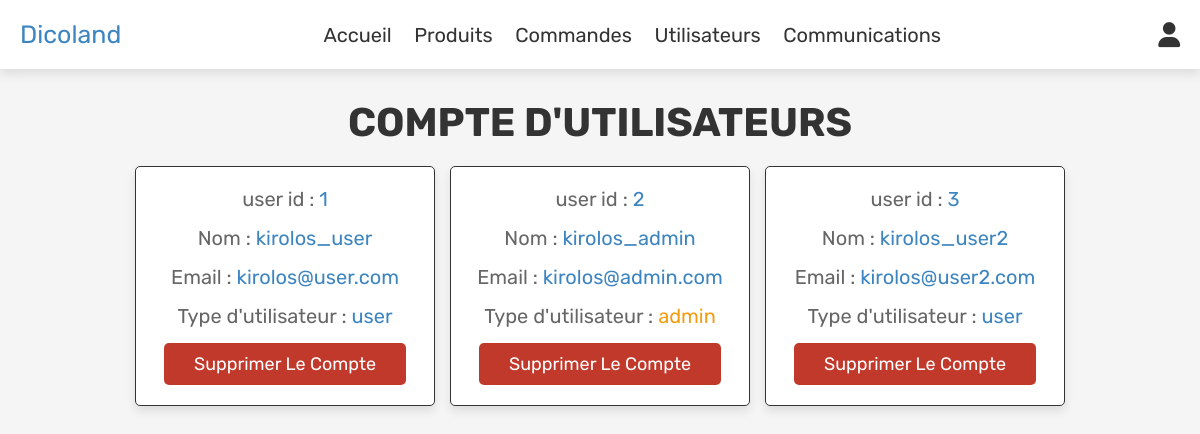
Screenshot of /admin_users.php (signed in) with the database file from the repository.
### tables this page shows
CREATE TABLE `users` (
  `id` int(100) NOT NULL,
  `name` varchar(100) NOT NULL,
  `email` varchar(100) NOT NULL,
  `password` varchar(100) NOT NULL,
  `user_type` varchar(20) NOT NULL DEFAULT 'user'
);

### admin_users.php (the view, shortened to what this page needs)
<?php
include 'config.php';
?>
<!DOCTYPE html>
<html lang="en">
<head>
   <link rel="stylesheet" href="https://cdnjs.cloudflare.com/ajax/libs/font-awesome/6.0.0/css/all.min.css">
   <link rel="stylesheet" href="css/admin_style.css">
</head>
<body>
<?php include 'admin_header.php'; ?>
<section class="users">
   <h1 class="title"> compte d'utilisateurs</h1>
   <div class="box-container">
      <?php
         $select_users = mysqli_query($conn, "SELECT * FROM `users`") or die('query failed');
         while($fetch_users = mysqli_fetch_assoc($select_users)){
      ?>
      <div class="box">
         <p> user id : <span><?php echo $fetch_users['id']; ?></span> </p>
         <p> Nom : <span><?php echo $fetch_users['name']; ?></span> </p>
         <p> Email : <span><?php echo $fetch_users['email']; ?></span> </p>
         <p> Type d'utilisateur : <span style="color:<?php if($fetch_users['user_type'] == 'admin'){ echo 'var(--orange)'; } ?>"><?php echo $fetch_users['user_type']; ?></span> </p>
         <a href="admin_users.php?delete=<?php echo $fetch_users['id']; ?>" onclick="return confirm('delete this user?');" class="delete-btn">Supprimer le compte</a>
      </div>
      <?php
         };
      ?>
   </div>
</section>
</body>
</html>

### css/admin_style.css (style rules this page uses)
:root { --purple:#3d85c0; --red:#c0392b; --orange:#f39c12; --black:#333; --white:#fff; --light-color:#666; --light-white:#ccc; --light-bg:#f5f5f5; --border:.1rem solid var(--black); --box-shadow:0 .5rem 1rem rgba(0,0,0,.1); }
* { font-family: 'Rubik', sans-serif; margin:0; padding:0; box-sizing: border-box; outline: none; border:none; text-decoration: none; transition:all .2s linear; }
html { font-size: 62.5%; overflow-x: hidden; }
body { background-color: var(--light-bg); }
section { padding:3rem 2rem; }
.title { text-align: center; margin-bottom: 2rem; text-transform: uppercase; color:var(--black); font-size: 4rem; }
.btn, .option-btn, .delete-btn, .white-btn { display: inline-block; margin-top: 1rem; padding:1rem 3rem; cursor: pointer; color:var(--white); font-size: 1.8rem; border-radius: .5rem; text-transform: capitalize; }
.delete-btn { background-color: var(--red); }
.users .box-container { display: grid; grid-template-columns: repeat(auto-fit, 30rem); justify-content: center; gap:1.5rem; max-width: 1200px; margin:0 auto; align-items: flex-start; }
.users .box-container .box { background-color: var(--white); padding:2rem; border:var(--border); box-shadow: var(--box-shadow); border-radius: .5rem; text-align: center; }
.users .box-container .box p { padding-bottom: 1.5rem; font-size: 2rem; color:var(--light-color); }
.users .box-container .box p span { color:var(--purple); }
.users .box-container .box .delete-btn { margin-top: 0; }

### rows the page displays
users: id "1", name "kirolos_user", email "kirolos@user.com", user_type "user"
users: id "2", name "kirolos_admin", email "kirolos@admin.com", user_type "admin"
users: id "3", name "kirolos_user2", email "kirolos@user2.com", user_type "user"
